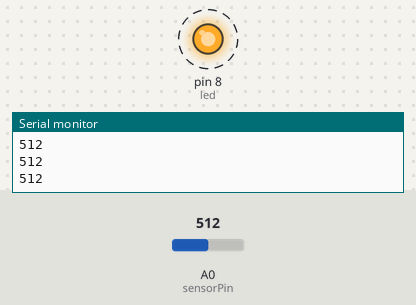
A sketch run on a simulated Arduino Uno, built with avr-gcc and run on an emulated ATmega328P. On the bench: output pins drawn as LEDs (lit = HIGH), the last lines printed to the serial monitor. Dashed ring = blinking. The test bench sets the inputs (shaded band); at power-on: A0 (sensorPin) = 512.

Above: at 1.3 s.
1.4 s: A0 (sensorPin) set to 39
4.4 s: A0 (sensorPin) set to 33
At 5.1 s:
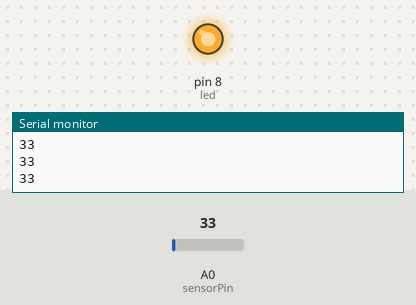
Timing chart, 0 to 7.4 s (numbered marks = the images above; inputs shaded):
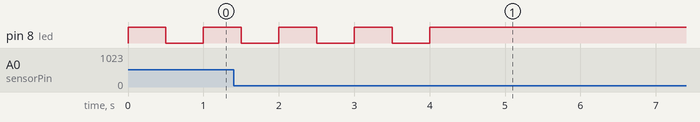

The sketch:

microphone.ino
```cpp
const int sensorPin = A0;
int sensorValue = 0;
int led = 8;
boolean flag = true;


void setup() {
  Serial.begin(9600);
  pinMode(sensorPin, INPUT);
  pinMode(led, OUTPUT) ;
}

void loop() {
  sensorValue = analogRead(sensorPin);
  Serial.println(sensorValue);
  if (sensorValue > 35 ) {
     if (flag){
       digitalWrite (led, HIGH);
       delay (500);
       flag = false;
     }
     else{
       digitalWrite (led, LOW);
       delay (500);
       flag = true;
     }
  }
}
```

Measured:
- the behaviour switches between 36 and 35 on A0 (sensorPin) (found by bisection; images 0 and 1)
- after the input at 4.4 s, pin 8 (led): stops changing and stays HIGH
- by itself, pin 8 (led): alternates HIGH for 0.50 s and LOW for 0.50 s
